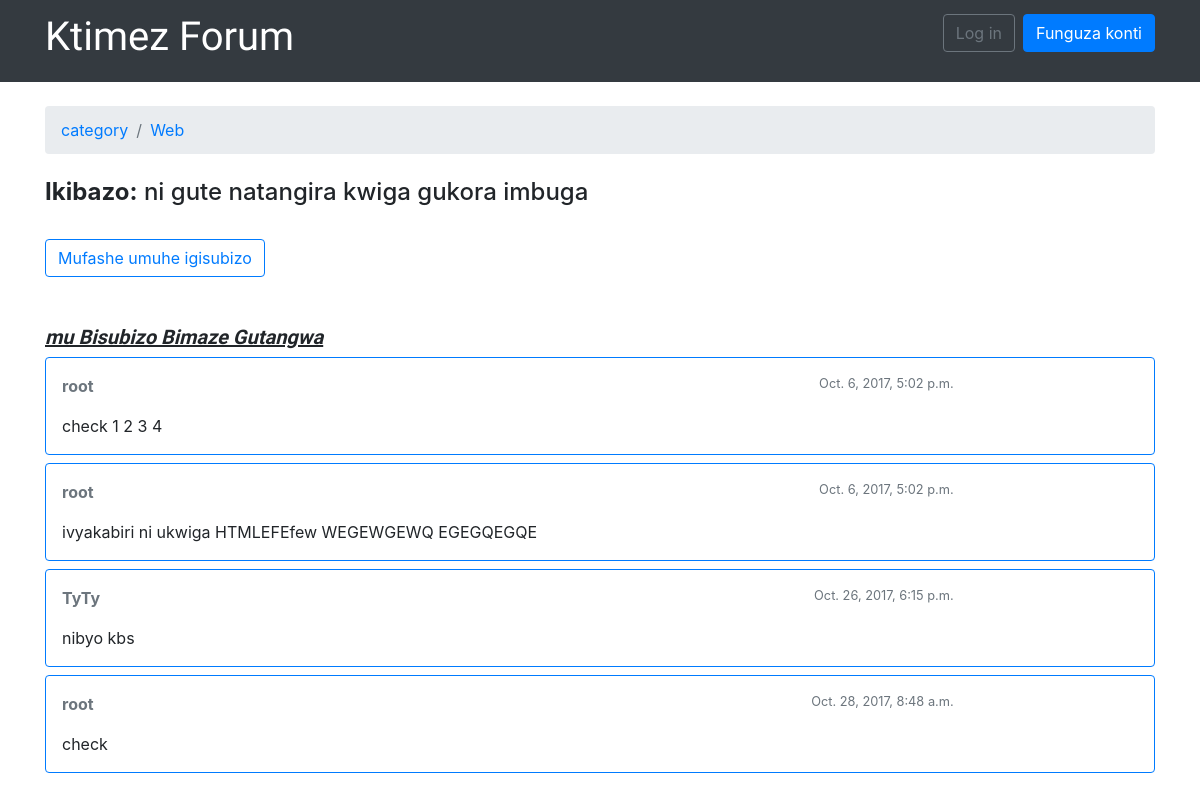
The page /category/1/topics/1/ on the database its author committed.
### categories/models.py (models this page shows, shortened)
class Topic(models.Model):
    subject = models.TextField(max_length=1000)
    last_updated = models.DateTimeField(auto_now_add=True)
    category = models.ForeignKey(Category, related_name='topics')
    starter = models.ForeignKey(User, related_name='topics')
    views = models.PositiveIntegerField(default=0)

class Category(models.Model):
    name = models.CharField(max_length=30, unique=True)
    description = models.CharField(max_length=100)

class Reply(models.Model):
    message = models.TextField(max_length=40000)
    topic = models.ForeignKey(Topic, related_name='replies')
    created_at = models.DateTimeField(auto_now_add=True)
    updated_at = models.DateTimeField(null=True)
    created_by = models.ForeignKey(User, related_name='posts')
    updated_by = models.ForeignKey(User, null=True, related_name='+')

### categories/views.py (the view)
# urls.py: url(r'^category/(?P<pk>\d+)/topics/(?P<topic_pk>\d+)/$', views.topic_posts, name='topic_posts'),
def topic_posts(request, pk, topic_pk):
    topic = get_object_or_404(Topic, category__pk=pk, pk=topic_pk)
    topic.views +=1
    topic.save()
    return render(request, 'topic_posts.html', {'topic': topic})

### templates/topic_posts.html (shortened to what this page needs)
{% extends 'base.html' %}
{% load static %}
{% block breadcrumb %}
  <li class="breadcrumb-item"><a href="{% url 'home' %}">category</a></li>
  <li class="breadcrumb-item"><a href="{% url 'category_topics' topic.category.pk %}">{{ topic.category.name }}</a></li>
{% endblock %}
{% block content %}
  <div class="mb-4">
     <h4><b>Ikibazo:</b> {{ topic.subject }}</h4>
    <br>
    <a href="{% url 'reply_topic' topic.category.pk topic.pk %}" class="btn btn-outline-primary" role="button">Mufashe umuhe igisubizo</a>
  </div>
  <br>
  {% if topic.replies.all %}
    <h5  style="font-family:'Special Elite';"><b><i><u>mu Bisubizo Bimaze Gutangwa </u></b></i></h5>
  {% endif %}
  {% for post in topic.replies.all %}
    <div class="card border-primary mb-2 ">
      <div class="card-body p-3">
        <div class="row">
          <div class="col-10">
            <div class="row mb-3">
              <div class="col-6">
                <strong class="text-muted">{{ post.created_by.username }}</strong>
              </div>
              <div class="col-6 text-right">
                <small class="text-muted">{{ post.created_at }}</small>
              </div>
            </div>
            {{ post.message }}
          </div>
        </div>
      </div>
    </div>
  {% endfor %}
{% endblock %}

### rows shown on the page
Topic: category.name "Web", subject "ni gute natangira kwiga gukora imbuga"
Reply: created_by.username "root", created_at "Oct. 6, 2017, 5:02 p.m.", message "check 1 2 3 4"
Reply: created_by.username "root", created_at "Oct. 6, 2017, 5:02 p.m.", message "ivyakabiri ni ukwiga HTMLEFEfew WEGEWGEWQ EGEGQEGQE"
Reply: created_by.username "TyTy", created_at "Oct. 26, 2017, 6:15 p.m.", message "nibyo kbs"
Reply: created_by.username "root", created_at "Oct. 28, 2017, 8:48 a.m.", message "check"
